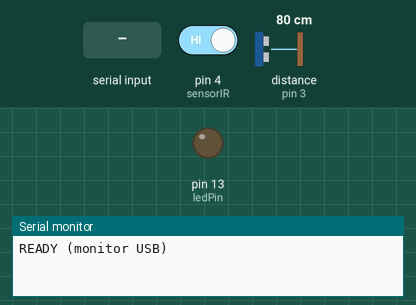
Simulated run of this sketch. Board: Arduino Uno, built with avr-gcc and run on an emulated ATmega328P. Parts: output pins drawn as LEDs (lit = HIGH), the last lines printed to the serial monitor. Wiring (inferred from the names in the program): ultrasonic range finder: trigger pin 2; echo pin 3. The inputs (shaded band) are chosen by the test bench; at power-on: pin 4 (sensorIR) HIGH, distance to the obstacle (sensor on pin 3) 80 cm. The echo pulse lasts 58.3 µs per cm; pins used as bus, display or sensor lines are not drawn.

Above: at 3.6 s.
3.7 s: "PING\n" received over the second serial link
At 4.7 s:
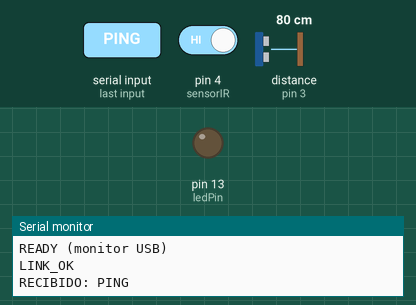
5.2 s: "CMD,\n" received over the second serial link
At 5.9 s:
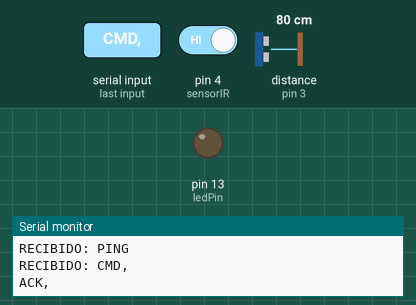
6.7 s: "1\n" received over the second serial link
At 8.2 s:
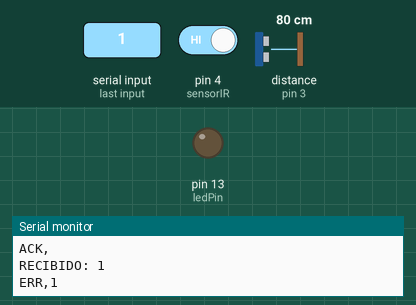
Timing chart, 0 to 9.2 s (numbered marks = the images above; inputs shaded):
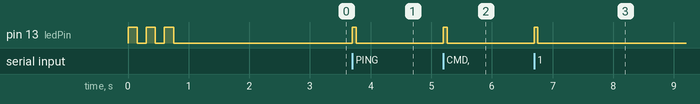

The sketch:

sketch_nov23a.ino
```cpp
// ============================================================
// ORQUITA - HC-05 por SoftwareSerial (pines A5 y A0)
// El USB queda libre para el monitor serial (9600).
//
// Cableado:
//   HC-05 TXD -> Arduino A5 (RX del SoftwareSerial)
//   HC-05 RXD -> Arduino A0 (TX del SoftwareSerial)
//                (ideal: divisor 1k del pin A0 al RXD y 2k del RXD a GND)
//   HC-05 VCC -> 5 V
//   HC-05 GND -> GND
//
// Nota: A5 es tambien el pin SCL del I2C. Si usas algun modulo
// I2C, elegi otro pin para el RX (por ejemplo A1, A2 o A3).
//
// Resultado:
//   Monitor serial del Arduino IDE:  RECIBIDO: PING / RECIBIDO: CMD,FORWARD
//   Consola de NetBeans:             Arduino> RECIBIDO: CMD,FORWARD
// ============================================================

#include <SoftwareSerial.h>


// ============================== PINES ===============================

const int btRxPin = A5;   // recibe desde TXD del HC-05
const int btTxPin = A1;   // envia hacia RXD del HC-05

const int trigPin  = 2;
const int echoPin  = 3;
const int sensorIR = 4;
const int ledPin   = LED_BUILTIN;

SoftwareSerial bt(btRxPin, btTxPin);


// ============================== AJUSTES =============================

const long BAUDIOS_USB = 9600;
const long BAUDIOS_BT  = 9600;

const unsigned long WATCHDOG_MS        = 3000;
const unsigned long TELEMETRIA_MS      = 200;
const unsigned long INTERVALO_MEDICION = 100;
const unsigned long TIEMPO_ESTABLE_IR  = 40;
const unsigned long LED_RX_MS          = 60;


// ============================== ESTADO ==============================

char bufferBT[80];
byte indiceBT = 0;

unsigned long ultimoContacto = 0;
bool enlaceActivo = false;

unsigned long ledApagarEn = 0;
unsigned long ultimoRx = 0;   // ultimo byte recibido por Bluetooth

unsigned long ultimaTelemetria = 0;
unsigned long secuencia = 0;

float distanciaActual = -1;
unsigned long ultimaMedicion = 0;

int ultimaLecturaIR = HIGH;
int estadoIRConfirmado = HIGH;

unsigned long tiempoCambioIR = 0;
unsigned long numeroCaptura = 0;


// ============================== LED RX ==============================

void indicarRecepcion() {
  ultimoRx = millis();
  digitalWrite(ledPin, HIGH);
  ledApagarEn = millis() + LED_RX_MS;
}

void actualizarLed() {
  if (ledApagarEn != 0 && millis() >= ledApagarEn) {
    digitalWrite(ledPin, LOW);
    ledApagarEn = 0;
  }
}


// ============================== ULTRASONIDO =========================

float medirDistancia() {

  digitalWrite(trigPin, LOW);
  delayMicroseconds(2);

  digitalWrite(trigPin, HIGH);
  delayMicroseconds(10);

  digitalWrite(trigPin, LOW);

  unsigned long duracion = pulseIn(echoPin, HIGH, 18000);

  if (duracion == 0) {
    return -1;
  }

  return duracion * 0.0343 / 2.0;
}


void controlarUltrasonico() {

  if (millis() - ultimaMedicion < INTERVALO_MEDICION) {
    return;
  }

  ultimaMedicion = millis();
  distanciaActual = medirDistancia();
}


// ============================== SENSOR IR ===========================

void detectarIR() {

  int lectura = digitalRead(sensorIR);

  if (lectura != ultimaLecturaIR) {
    tiempoCambioIR = millis();
    ultimaLecturaIR = lectura;
  }

  if (millis() - tiempoCambioIR >= TIEMPO_ESTABLE_IR
      && lectura != estadoIRConfirmado) {

    estadoIRConfirmado = lectura;

    if (estadoIRConfirmado == LOW) {

      numeroCaptura++;

      bt.print("CAP,");
      bt.println(numeroCaptura);

      Serial.print("CANICA DETECTADA ");
      Serial.println(numeroCaptura);
    }
  }
}


// ============================== BLUETOOTH ===========================

void marcarContacto() {

  ultimoContacto = millis();

  if (!enlaceActivo) {

    enlaceActivo = true;

    bt.println("LINK_OK");
    Serial.println("LINK_OK");
  }
}


void procesarOrden(char *orden) {

  // Cualquier linea recibida indica que el enlace esta vivo
  marcarContacto();

  // Monitor serial del Arduino IDE
  Serial.print("RECIBIDO: ");
  Serial.println(orden);

  if (strcmp(orden, "PING") == 0) {

    marcarContacto();

    bt.println("PONG");

    return;
  }

  if (strncmp(orden, "CMD,", 4) == 0) {

    marcarContacto();

    char *accion = orden + 4;

    // Esto aparece en NetBeans como "Arduino> RECIBIDO: CMD,..."
    bt.print("RECIBIDO: ");
    bt.println(orden);

    bt.print("ACK,");
    bt.println(accion);

    Serial.print("ACK,");
    Serial.println(accion);

    return;
  }

  bt.print("ERR,");
  bt.println(orden);

  Serial.print("ERR,");
  Serial.println(orden);
}


void recibirBluetooth() {

  while (bt.available()) {

    char c = bt.read();

    indicarRecepcion();

    if (c == '\n') {

      bufferBT[indiceBT] = '\0';

      if (indiceBT > 0) {
        procesarOrden(bufferBT);
      }

      indiceBT = 0;
    }

    else if (c != '\r') {

      if (indiceBT < sizeof(bufferBT) - 1) {
        bufferBT[indiceBT++] = c;
      }
      else {
        indiceBT = 0;
      }
    }
  }
}


// ============================== TELEMETRIA ==========================

void enviarTelemetria() {

  if (millis() - ultimaTelemetria < TELEMETRIA_MS) {
    return;
  }

  // SoftwareSerial no puede recibir mientras transmite: si esta
  // llegando algo, esperamos para no corromper los bytes.
  if (bt.available() || millis() - ultimoRx < 30) {
    return;
  }

  ultimaTelemetria = millis();

  bt.print("TEL,");
  bt.print(secuencia++);
  bt.print(",");
  bt.print(distanciaActual);
  bt.print(",");
  bt.println(digitalRead(sensorIR));
}


// ============================== WATCHDOG ============================

void controlarEnlace() {

  if (enlaceActivo
      && millis() - ultimoContacto >= WATCHDOG_MS) {

    enlaceActivo = false;

    bt.println("LINK_LOST");
    Serial.println("LINK_LOST");
  }
}


// ============================== SETUP ===============================

void setup() {

  Serial.begin(BAUDIOS_USB);
  bt.begin(BAUDIOS_BT);

  pinMode(trigPin, OUTPUT);
  pinMode(echoPin, INPUT);
  pinMode(sensorIR, INPUT_PULLUP);
  pinMode(ledPin, OUTPUT);

  ultimaLecturaIR = digitalRead(sensorIR);
  estadoIRConfirmado = ultimaLecturaIR;
  tiempoCambioIR = millis();

  for (int i = 0; i < 3; i++) {
    digitalWrite(ledPin, HIGH);
    delay(150);
    digitalWrite(ledPin, LOW);
    delay(150);
  }

  Serial.println("READY (monitor USB)");
  bt.println("READY");
}


// ============================== LOOP ================================

void loop() {

  recibirBluetooth();
  controlarUltrasonico();
  detectarIR();
  enviarTelemetria();
  controlarEnlace();
  actualizarLed();
}
```

Measured:
- after the input at 3.7 s, pin 13 (ledPin): LOW → HIGH at once, → LOW 0.06 s later
- after the input at 5.2 s, pin 13 (ledPin): LOW → HIGH at once, → LOW 0.06 s later
- after the input at 6.7 s, pin 13 (ledPin): LOW → HIGH at once, → LOW 0.06 s later
